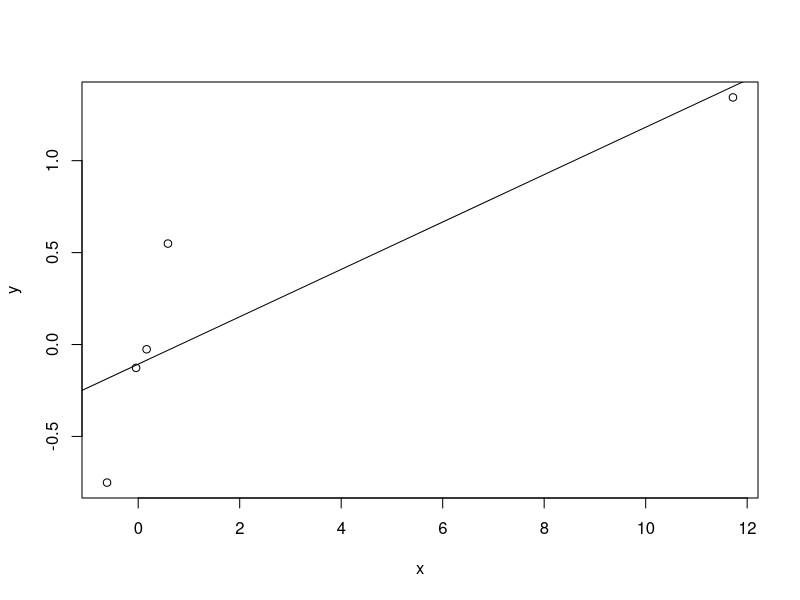
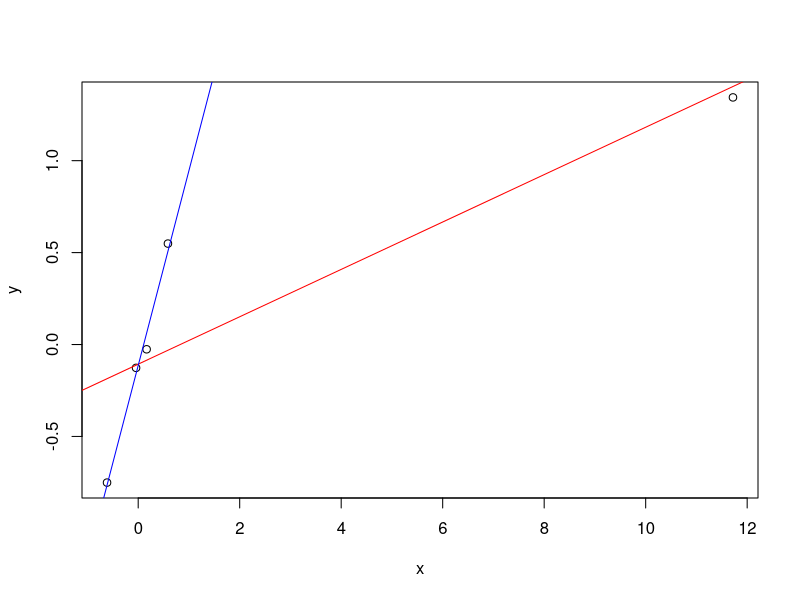

The R script that drew these images, in order:
##############################################################
# QUIZ - REGRESSION MODELS - WEEK 3
##############################################################

# Set working directory
setwd('~/Documents/Github Repos/DataScienceSpecialisation/7.Regression Models/Quiz')

rm(list=ls())
library(datasets)
library(lmtest)
data("mtcars")

# QUESTION 1:
#----------------------------------------
fit <- lm(mpg ~ factor(cyl) + wt, mtcars)

summary(fit)$coef

# Answer: -6.07


# QUESTION 2:
#----------------------------------------
fit_adj <- lm(mpg ~ factor(cyl) + wt, mtcars)
fit_unadj <- lm(mpg ~ factor(cyl), mtcars)

summary(fit_adj)$coef
summary(fit_unadj)$coef

# Answer: Holding weight constant, cylinder appears
# to have less of an impact on mpg than if weight is 
# disregarded.

# QUESTION 3:
#----------------------------------------
fit_norm <- lm(mpg ~ factor(cyl) + wt, mtcars)
fit_inter <- lm(mpg ~ factor(cyl) + wt + factor(cyl)*wt, mtcars)

summary(fit_norm)$coef
summary(fit_inter)$coef

lrtest(fit_norm, fit_inter)

# Answer: The P-value is larger than 0.05. 
# So, according to our criterion, we would fail
# to reject, which suggests that the interaction 
# terms may not be necessary.

# QUESTION 4:
#----------------------------------------
lm(mpg ~ I(wt * 0.5) + factor(cyl), data = mtcars)
lm(mpg ~ wt + factor(cyl), data = mtcars)
lm(mpg ~ I(wt * 0.5), data = mtcars)

# Answer: The estimated expected change in MPG 
# per one ton increase in weight for a specific number
# of cylinders (4, 6, 8).

# WRONG ANSWER: The estimated expected change in MPG
# per half ton increase in weight.

# WRONG ANSWER: The estimated expected change in MPG per 
# half ton increase in weight for a specific number of 
# cylinders (4, 6, 8).

# QUESTION 5:
#----------------------------------------
x <- c(0.586, 0.166, -0.042, -0.614, 11.72)
y <- c(0.549, -0.026, -0.127, -0.751, 1.344)

fit <- lm(y~x)

plot(x,y)
abline(fit$coef[1],fit$coef[2])

hatvalues(fit)

# Answer: 0.9946

# QUESTION 6:
#----------------------------------------
x <- c(0.586, 0.166, -0.042, -0.614, 11.72)
y <- c(0.549, -0.026, -0.127, -0.751, 1.344)

fit_w <- lm(y~x)
fit_wo <- lm(y[-5]~x[-5])

plot(x,y)
abline(fit_w$coef[1],fit_w$coef[2], col="red")
abline(fit_wo$coef[1],fit_wo$coef[2], col="blue")

dfbeta(fit)[5,]

# Difference in slop
rcdiff <- fit_w$coef[2]-fit_wo$coef[2]
sldiff <- fit_w$coef[1]-fit_wo$coef[1]

# Mean Square Error:
mse <- summary(fit_wo)$sigma
cov <- diag(summary(fit_w)$cov.unscaled)[2]

# Answer,
rcdiff/sqrt(mse^2*cov)

# Alternatively,
influence.measures(fit_w)$infmat[5, 'dfb.x']

# Get unscaled covariance matrix, note solve() in this way gives inverse.
X <- cbind(rep(1,5), x)
solve((t(X) %*% X))

# Answer: -133.82

# QUESTION 7:
#----------------------------------------

# Answer: It is possible for the coefficient to reverse sign
# after adjustment. For example, it can be strongly significant 
# and positive before adjustment and strongly significant and 
# negative after adjustment.